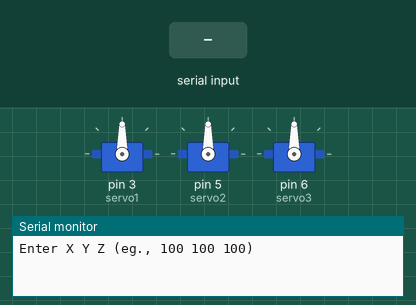
This sketch was run on a simulated Arduino Uno, built with avr-gcc and run on an emulated ATmega328P. Shown: 3 × servo, the last lines printed to the serial monitor. The test bench sets the inputs (shaded band).

Above: at 1.2 s.
1.3 s: "90,45,200\n" received over Serial
At 1.8 s:
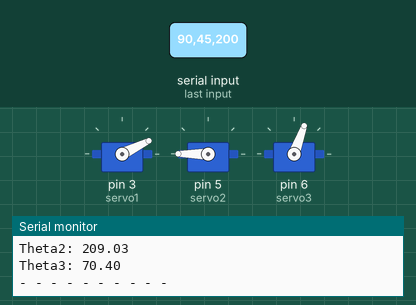
2.8 s: "30,150,10\n" received over Serial
At 3.8 s:
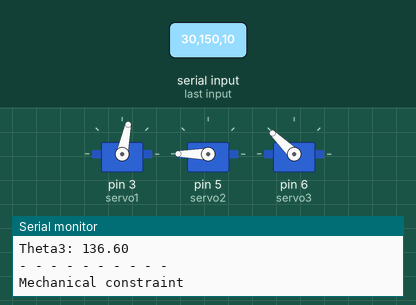
4.3 s: "5\n" received over Serial
At 7.1 s:
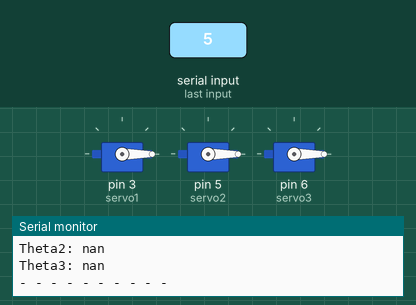
7.3 s: "90,45\n" received over Serial
At 9.1 s:
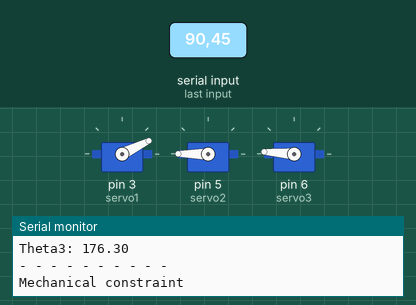
9.8 s: "200\n" received over Serial
At 12.6 s:
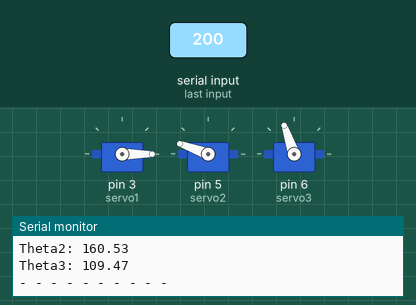
12.8 s: "1,90\n" received over Serial
At 14.6 s:
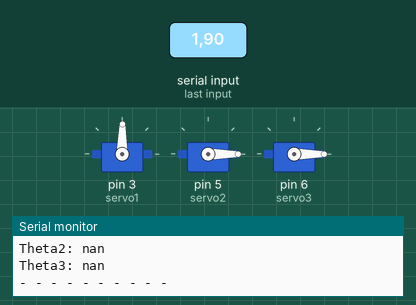
Timing chart, 0 to 16.1 s (numbered marks = the images above; inputs shaded):
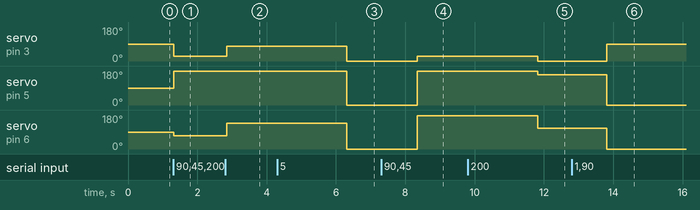

The sketch:

InverseKinematicsConst.ino
```cpp
#include <Servo.h>
#include <math.h>

Servo servo1;
Servo servo2;
Servo servo3;

// Link Lengths
const float a = 100; // Femur
const float b = 150; // Tibia (Foot)
const float l = 50;  // Coaxial

void setup() {
  Serial.begin(9600);
  servo1.attach(3); // Coaxial
  servo2.attach(5); // Femur
  servo3.attach(6); // Tibia (Foot)
  Serial.println("Enter X Y Z (eg., 100 100 100)");
}

void loop() {
  if (Serial.available()) {
    float x = Serial.parseFloat();
    float y = Serial.parseFloat();
    float z = Serial.parseFloat();
    delay(10);
    while (Serial.available()) Serial.read();

    // Inverse Kinematics
    float d = sqrt(x*x + y*y);
    float r = d - l;
    float c = sqrt(z*z + r*r);

    // Angles in degrees (your original formulas)
    float theta1 = atan2(y, x) * 180.0 / PI;
    float theta2 = atan2(r, -z) * 180.0 / PI + acos((a*a + c*c - b*b) / (2 * a * c)) * 180.0/PI;
    float theta3 = 180.0 - acos((a*a + b*b - c*c) / (2 * a * b)) * 180.0 / PI;

    Serial.print("Theta1: "); Serial.println(theta1);
    Serial.print("Theta2: "); Serial.println(theta2);
    Serial.print("Theta3: "); Serial.println(theta3);
    Serial.println("- - - - - - - - - -");

    // -------- Move the Servos (with mechanical constraint) --------

    // Basic clamp for servo1 and servo3
    float angle1 = constrain(theta1, 0, 180);
    float angle3 = constrain(theta3, 0, 180);

    // Default allowed range for servo2
    float servo2_min = 0;
    float servo2_max = 180;

    // Flag to detect if constraint actually clipped theta2
    bool constraintTriggered = false;

    // If servo3 (theta3) > 90°, servo2 must be between 90 and 190
    if (angle3 > 90) {
      servo2_min = 90;
      servo2_max = 190; // logical upper bound before final 0–180 clamp
    }

    float rawTheta2 = theta2; // store original IK result

    // Apply mechanical constraint range
    float angle2 = constrain(theta2, servo2_min, servo2_max);

    // Final hard clamp to real servo limits
    float finalAngle2 = constrain(angle2, 0, 180);

    // Detect if we actually clipped because of the constraint
    if (angle3 > 90 && (rawTheta2 < servo2_min || rawTheta2 > servo2_max)) {
      constraintTriggered = true;
    }

    if (constraintTriggered) {
      Serial.println("Mechanical constraint");
    }

    // Send to servos
    servo1.write(angle1);
    servo2.write(finalAngle2);
    servo3.write(angle3);
  }
}
```

Measured:
- after the input at 1.3 s, servo on pin 3 (servo1): 90° → 26° at once; servo on pin 5 (servo2): 90° → 180° at once; servo on pin 6 (servo3): 90° → 70° at once
- after the input at 2.8 s, servo on pin 3 (servo1): 26° → 78° after 0.05 s; servo on pin 6 (servo3): 70° → 136° after 0.05 s
- after the input at 4.3 s, servo on pin 3 (servo1): 78° → 0° after 2.0 s; servo on pin 5 (servo2): 180° → 0° after 2.0 s; servo on pin 6 (servo3): 136° → 0° after 2.0 s
- after the input at 7.3 s, servo on pin 3 (servo1): 0° → 26° after 1.0 s; servo on pin 5 (servo2): 0° → 180° after 1.0 s; servo on pin 6 (servo3): 0° → 176° after 1.0 s
- after the input at 9.8 s, servo on pin 3 (servo1): 26° → 0° after 2.0 s; servo on pin 5 (servo2): 180° → 160° after 2.0 s; servo on pin 6 (servo3): 176° → 109° after 2.0 s
- after the input at 12.8 s, servo on pin 3 (servo1): 0° → 89° after 1.0 s; servo on pin 5 (servo2): 160° → 0° after 1.0 s; servo on pin 6 (servo3): 109° → 0° after 1.0 s
